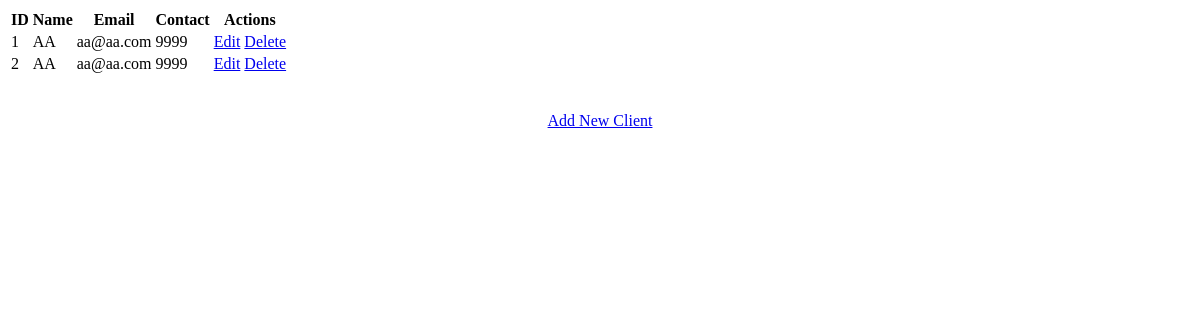
The page /show on the database as committed earlier.
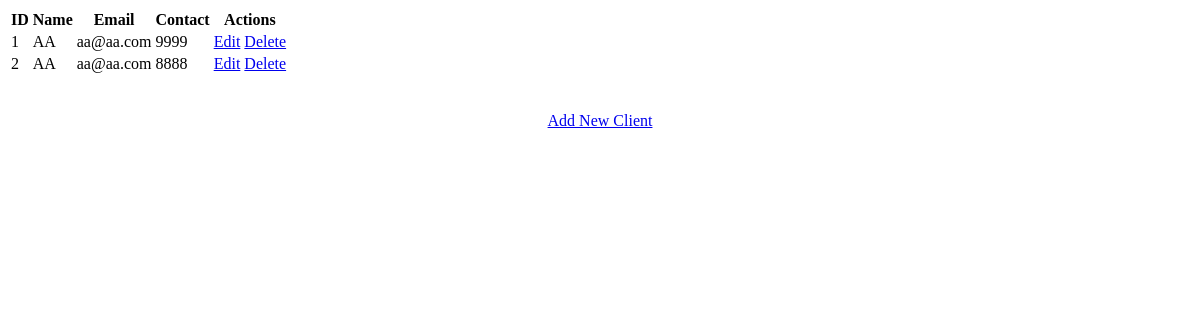
The same page on the database as committed later.
### clients/models.py (models this page shows)
class Client(models.Model):
    cid = models.CharField(max_length=40)
    name = models.CharField(max_length=120)
    email = models.EmailField()
    contact = models.CharField(max_length=20)
    class Meta:
        db_table = "clients"

### clients/views.py (the view)
# urls.py: path('show',views.show),
def show(request):
    client = Client.objects.all()
    return render(request,"show.html",{'clients':client})

### clients/templates/show.html (shortened to what this page needs)
<!DOCTYPE html>
<html lang="en">
<head>
     {% load static %}
    <link rel="stylesheet" href="{% static 'css/style.css' %}"/>
</head>
<body>
<table class="">
    <thead class="">
    <tr>
        <th>ID</th>
        <th>Name</th>
        <th>Email</th>
        <th>Contact</th>
        <th>Actions</th>
    </tr>
    </thead>
    <tbody>
{% for client in clients %}
    <tr>
        <td>{{ client.cid }}</td>
        <td>{{ client.name }}</td>
        <td>{{ client.email }}</td>
        <td>{{ client.contact }}</td>
        <td>
            <a href="/edit/{{ client.cid }}"><span class="" >Edit</span></a>
            <a href="/delete/{{ client.cid }}">Delete</a>
        </td>
    </tr>
{% endfor %}
    </tbody>
</table>
<br>
<br>
<center><a href="/clnt" class="">Add New Client</a></center>
</body>
</html>

Rows that differ between the two databases and show on the page:
changed Client (number 2 of 2 on the later page): contact "9999" → "8888"
